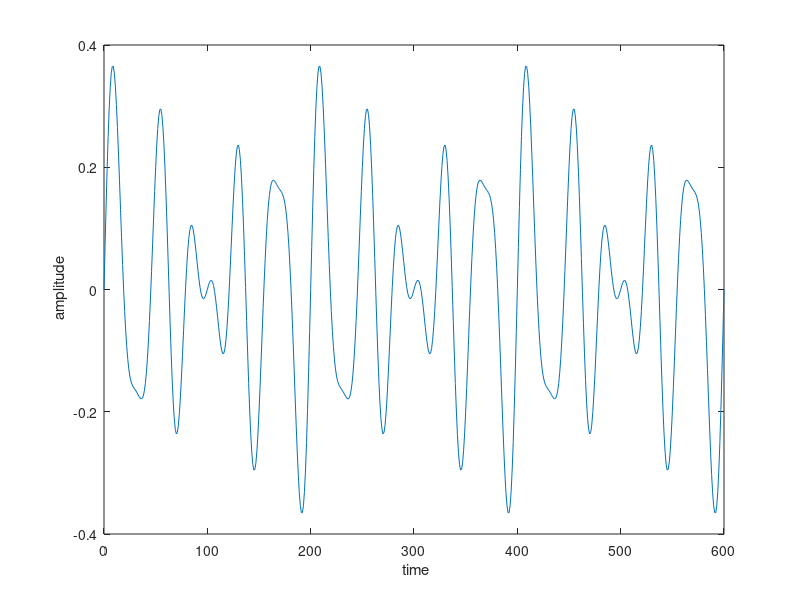
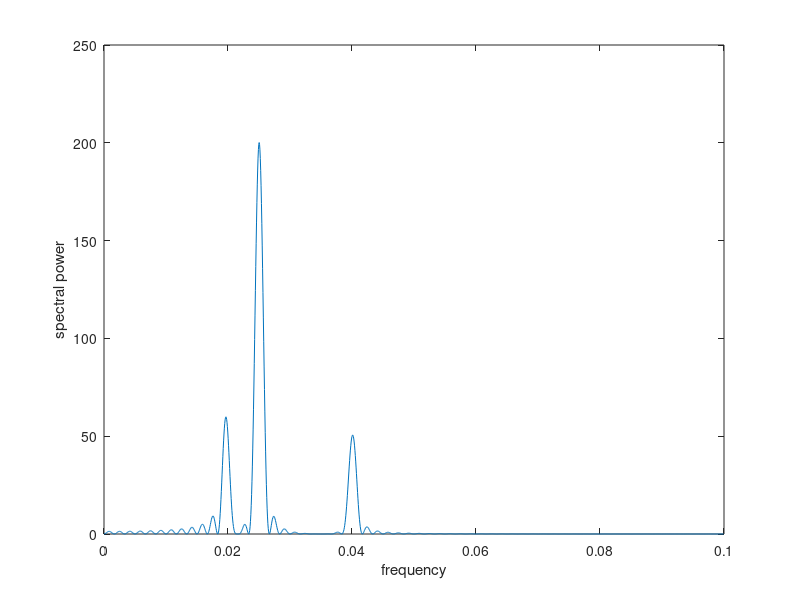

Recreate these plots in MATLAB, in order. (Note: this script raises an error after producing the figures.)
%
% This script performs a spectral analysis of a series of sine waves
% General scheme adapted from Muller and MacDonald, 2001, Ice Ages and Astronomical Causes
% Muller's group at Berkeley: http://muller.lbl.gov/
%

clear
close all

% creates a time vector starting at 0, going to 600.
t = [0:600]';

% create sine waves with various periods (and amplitudes)
T1 = 25; A1 = 0.1;
T2 = 40; A2 = 0.2;
T3 = 50; A3 = 0.1;
r = (A1*sin(2*pi*t/T1)) + (A2*sin(2*pi*t/T2)) + (A3*sin(2*pi*t/T3));

% subtract the mean -- this tends to minimize long-term trends in the data
r = r - mean(r);

% plots the data in the time domain
figure; plot(t,r); xlabel(' time'); ylabel(' amplitude');

% now we get to the meat of the routine
% calculate FFT and Power after padding
npt = 2^14; % this is the number of points, used below to pad the data vector with zeros
% so that the fast fourier transform routine runs faster. this number should be at  
% least 10 times as large as the length of your data set

H = fft(r,npt);% this calls the fft routine that is built into Matlab and puts the result
% in a vector that contains the complex fourier amplitudes, consisting
% of real amplitudes and phase

% next we calculate what is called the Fourier power
% this gets rid of the imaginary part by multiplying every component of H by its complex conjugate
P = H.*conj(H);

% calculate frequency array -- assign frequencies to the Powers
Nyquist = 0.5/(t(2)-t(1));      % the Nyquist frequency is the frequency resolution
f = linspace(0,Nyquist,npt/2);  % this creates a vector with the first half of
% the frequencies -- there is ususally nothing of importance in the other half

% normalize the Power -- this is just a convention
P = P/mean(P(1:npt/2));

%-------------
% plot

fmax = 0.1; % this reduces the frequencies that will be plotted
num = round(npt/2*fmax/Nyquist); % used to reduce the Power so that freq and power
% are the same length, allowing them to be plotted against one another

figure; % this creates a new figure window
plot(f(1:num),P(1:num)) % plots frequency on the x and Power on the y
xlabel('frequency');
ylabel('spectral power');
mark    % this calls a routine that will print the period (1/f) 
        % anywhere you click the mouse in the graph.

%=========================================================
